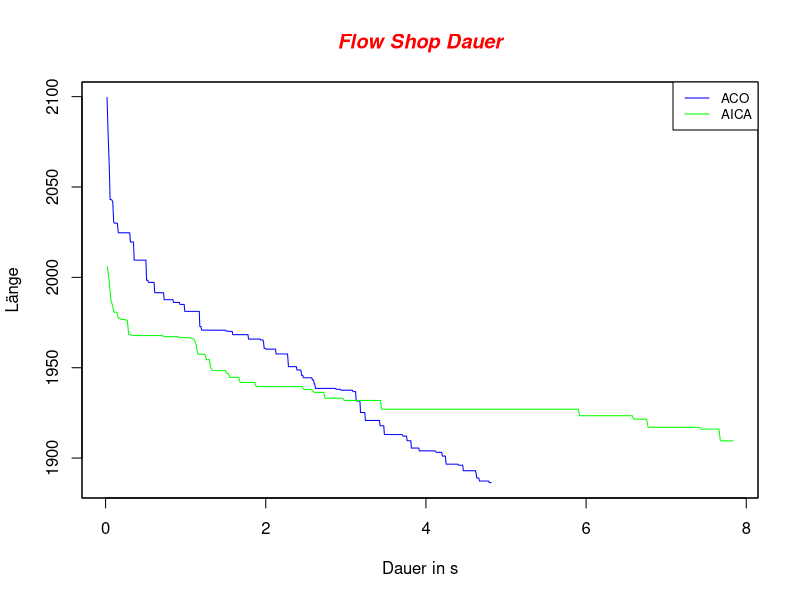
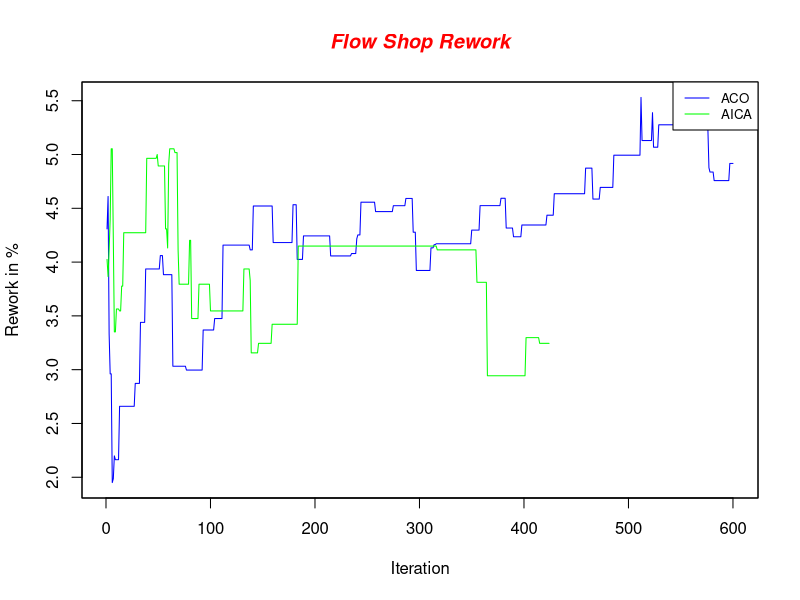
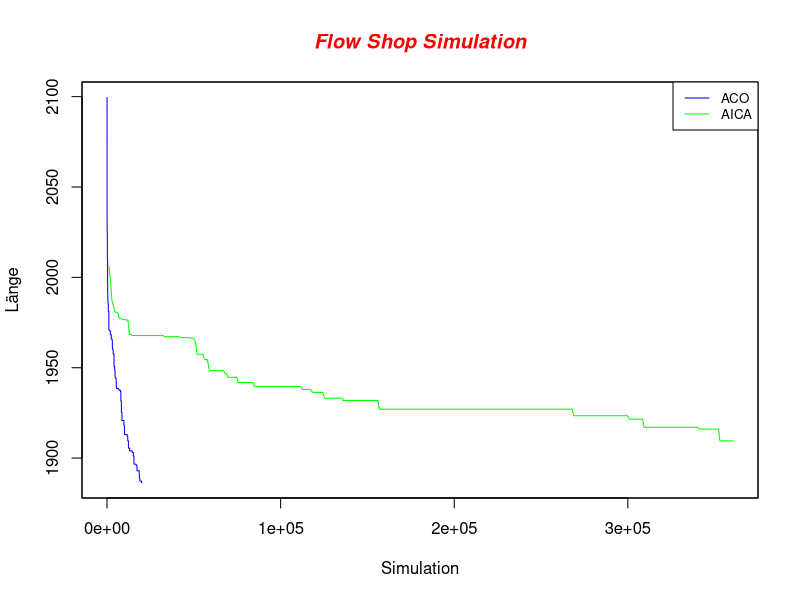

Source code (R) for these figures, in order:
iteration_0 <- read.csv(file="current_iteration_0.csv", header=FALSE, sep=",")
iteration_1 <- read.csv(file="current_iteration_1.csv", header=FALSE, sep=",")
iteration_2 <- read.csv(file="current_iteration_2.csv", header=FALSE, sep=",")
iteration_3 <- read.csv(file="current_iteration_3.csv", header=FALSE, sep=",")
iteration_4 <- read.csv(file="current_iteration_4.csv", header=FALSE, sep=",")

iteration <- c(iteration_0[1]$V1)
acoLength <- 600

bestSolutionACO_0 <- c(iteration_0[2]$V2[1:acoLength])
bestSolutionACO_1 <- c(iteration_1[2]$V2[1:acoLength])
bestSolutionACO_2 <- c(iteration_2[2]$V2[1:acoLength])
bestSolutionACO_3 <- c(iteration_3[2]$V2[1:acoLength])
bestSolutionACO_4 <- c(iteration_4[2]$V2[1:acoLength])
durationACO_0 <- c(iteration_0[3]$V3[1:acoLength])/1000
durationACO_1 <- c(iteration_1[3]$V3[1:acoLength])/1000
durationACO_2 <- c(iteration_2[3]$V3[1:acoLength])/1000
durationACO_3 <- c(iteration_3[3]$V3[1:acoLength])/1000
durationACO_4 <- c(iteration_4[3]$V3[1:acoLength])/1000
reworkPercentACO_0 <- c(iteration_0[5]$V5[1:acoLength])
reworkPercentACO_1 <- c(iteration_1[5]$V5[1:acoLength])
reworkPercentACO_2 <- c(iteration_2[5]$V5[1:acoLength])
reworkPercentACO_3 <- c(iteration_3[5]$V5[1:acoLength])
reworkPercentACO_4 <- c(iteration_4[5]$V5[1:acoLength])
simulationACO_0 <- c(iteration_0[4]$V4[1:acoLength])
simulationACO_1 <- c(iteration_1[4]$V4[1:acoLength])
simulationACO_2 <- c(iteration_2[4]$V4[1:acoLength])
simulationACO_3 <- c(iteration_3[4]$V4[1:acoLength])
simulationACO_4 <- c(iteration_4[4]$V4[1:acoLength])

bestSolutionAICA_0 <- c(iteration_0[2]$V2[(acoLength+1):length(iteration)])
bestSolutionAICA_1 <- c(iteration_1[2]$V2[(acoLength+1):length(iteration)])
bestSolutionAICA_2 <- c(iteration_2[2]$V2[(acoLength+1):length(iteration)])
bestSolutionAICA_3 <- c(iteration_3[2]$V2[(acoLength+1):length(iteration)])
bestSolutionAICA_4 <- c(iteration_4[2]$V2[(acoLength+1):length(iteration)])
durationAICA_0 <- c(iteration_0[3]$V3[(acoLength+1):length(iteration)])/1000
durationAICA_1 <- c(iteration_1[3]$V3[(acoLength+1):length(iteration)])/1000
durationAICA_2 <- c(iteration_2[3]$V3[(acoLength+1):length(iteration)])/1000
durationAICA_3 <- c(iteration_3[3]$V3[(acoLength+1):length(iteration)])/1000
durationAICA_4 <- c(iteration_4[3]$V3[(acoLength+1):length(iteration)])/1000
reworkPercentAICA_0 <- c(iteration_0[5]$V5[(acoLength+1):length(iteration)])
reworkPercentAICA_1 <- c(iteration_1[5]$V5[(acoLength+1):length(iteration)])
reworkPercentAICA_2 <- c(iteration_2[5]$V5[(acoLength+1):length(iteration)])
reworkPercentAICA_3 <- c(iteration_3[5]$V5[(acoLength+1):length(iteration)])
reworkPercentAICA_4 <- c(iteration_4[5]$V5[(acoLength+1):length(iteration)])
simulationAICA_0 <- c(iteration_0[4]$V4[(acoLength+1):length(iteration)])
simulationAICA_1 <- c(iteration_1[4]$V4[(acoLength+1):length(iteration)])
simulationAICA_2 <- c(iteration_2[4]$V4[(acoLength+1):length(iteration)])
simulationAICA_3 <- c(iteration_3[4]$V4[(acoLength+1):length(iteration)])
simulationAICA_4 <- c(iteration_4[4]$V4[(acoLength+1):length(iteration)])

bestSolutionACO <- c()
for( i in 1:length(bestSolutionACO_0)) {
    bestSolutionACO[i] <- mean(c(bestSolutionACO_0[i], bestSolutionACO_1[i], bestSolutionACO_2[i], bestSolutionACO_3[i], bestSolutionACO_4[i]))
}

reworkPercentACO <- c()
for( i in 1:length(reworkPercentACO_0)) {
    reworkPercentACO[i] <- mean(c(reworkPercentACO_0[i], reworkPercentACO_1[i], reworkPercentACO_2[i], reworkPercentACO_3[i], reworkPercentACO_4[i]))
}

durationACO <- c()
for( i in 1:length(durationACO_0)) {
    durationACO[i] <- mean(c(durationACO_0[i], durationACO_1[i], durationACO_2[i], durationACO_3[i], durationACO_4[i]))
}

simulationACO <- c()
for( i in 1:length(simulationACO_0)) {
    simulationACO[i] <- mean(c(simulationACO_0[i], simulationACO_1[i], simulationACO_2[i], simulationACO_3[i], simulationACO_4[i]))
}

bestSolutionAICA <- c()
for( i in 1:length(bestSolutionAICA_0)) {
    bestSolutionAICA[i] <- mean(c(bestSolutionAICA_0[i], bestSolutionAICA_1[i], bestSolutionAICA_2[i], bestSolutionAICA_3[i], bestSolutionAICA_4[i]))
}

durationAICA <- c()
for( i in 1:length(durationAICA_0)) {    
    durationAICA[i] <- mean(c(durationAICA_0[i], durationAICA_1[i], durationAICA_2[i], durationAICA_3[i], durationAICA_4[i]))
}

reworkPercentAICA <- c()
for( i in 1:length(reworkPercentAICA_0)) {
    reworkPercentAICA[i] <- mean(c(reworkPercentAICA_0[i], reworkPercentAICA_1[i], reworkPercentAICA_2[i], reworkPercentAICA_3[i], reworkPercentAICA_4[i]))
}

simulationAICA <- c()
for( i in 1:length(simulationAICA_0)) {
    simulationAICA[i] <- mean(c(simulationAICA_0[i], simulationAICA_1[i], simulationAICA_2[i], simulationAICA_3[i], simulationAICA_4[i]))
}

drawPlot <- function(name, title, xtitle, ytitle, x1, x2, y1, y2) {
    jpeg(name)
    yrange <- range(y1, y2)
    xrange <- range(x1, x2)
    xrange

    plot(x1, y1, type="l", ylim=yrange, xlim=xrange, col="blue", ann=FALSE)
    #lines(x1, y1, type="p", ylim=yrange, xlim=xrange, col="blue", ann=FALSE)
    lines(x2, y2, type="l", col="green")
    box()

    title(main=title, col.main="red", font.main=4)
    title(xlab=xtitle)
    title(ylab=ytitle)
    legend("topright", legend=c("ACO", "AICA"), col=c("blue", "green"), lty=1:1, cex=0.8)
}

drawPlot('result_time_mean.jpg', 'Flow Shop Dauer', 'Dauer in s', 'Länge', durationACO, durationAICA, bestSolutionACO, bestSolutionAICA)
drawPlot('result_rework_mean.jpg', 'Flow Shop Rework', 'Iteration', 'Rework in %', iteration[1:acoLength], iteration[(acoLength+1):length(iteration)], reworkPercentACO, reworkPercentAICA)
drawPlot('result_simulation_mean.jpg', 'Flow Shop Simulation', 'Simulation', 'Länge', simulationACO, simulationAICA, bestSolutionACO, bestSolutionAICA)
